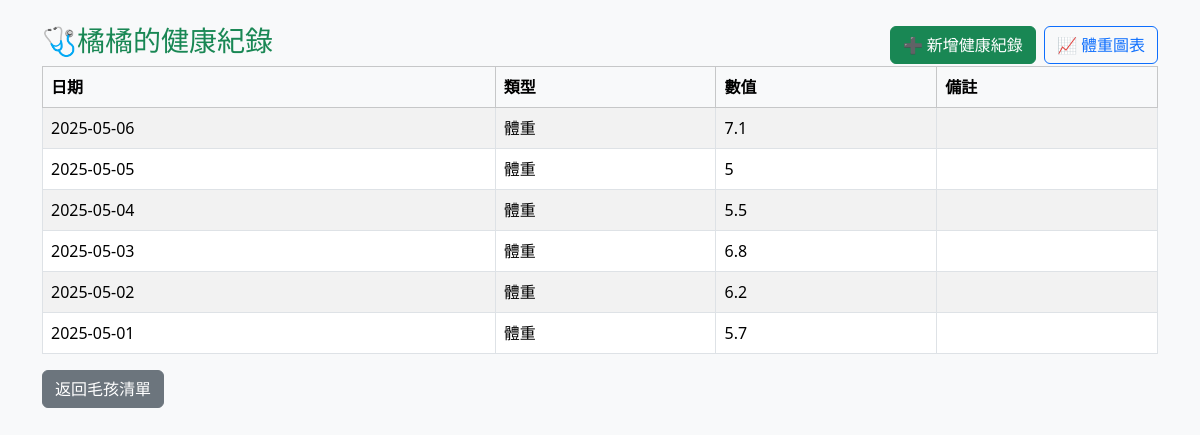
The app's page /health_list.php?pet_id=1 (signed in) with its own data.
### tables this page shows
CREATE TABLE `pets` (
  `id` int(11) NOT NULL,
  `user_id` int(11) DEFAULT NULL,
  `name` varchar(50) NOT NULL,
  `type` varchar(30) DEFAULT NULL,
  `gender` enum('公','母') DEFAULT NULL,
  `birth_date` date DEFAULT NULL,
  `photo_path` varchar(255) DEFAULT NULL,
  `created_at` datetime DEFAULT current_timestamp()
);

CREATE TABLE `health_logs` (
  `id` int(11) NOT NULL,
  `pet_id` int(11) DEFAULT NULL,
  `date` date DEFAULT NULL,
  `item_type` enum('疫苗','體重','看診') DEFAULT NULL,
  `notes` text DEFAULT NULL,
  `value` varchar(50) DEFAULT NULL,
  `created_at` datetime DEFAULT current_timestamp()
);

### health_list.php (the view, shortened to what this page needs)
<?php
include "pdo.php";
$pet_id = $_GET["pet_id"] ?? null;
$sql = "select * from pets where id =? and user_id =?";
$stmt = $conn->prepare($sql);
$stmt->execute([$pet_id, $_SESSION["user_id"]]);
$pet = $stmt->fetch();
$sql = "select * from health_logs where pet_id =? order by date desc";
$stmt = $conn->prepare($sql);
$stmt->execute([$pet_id]);
$logs = $stmt->fetchAll();
?>
<!DOCTYPE html>
<html lang="en">
<head>
    <link href="https://cdn.jsdelivr.net/npm/bootstrap@5.3.3/dist/css/bootstrap.min.css" rel="stylesheet">
</head>
<body class="bg-light">
    <div class="container mt-4">
        <div class="d-flex justify-content-between align-items-center mg-3">
            <h3 class="text-success">🩺<?= $pet['name'] ?>的健康紀錄</h3>
            <div class="d-flex gap-2">
                <a href='health_add.php?pet_id=<?= $pet['id'] ?>' class="btn btn-success">➕ 新增健康紀錄</a>
                <a href='health_chart.php?pet_id=<?= $pet['id'] ?>' class="btn btn-outline-primary">📈 體重圖表</a>
            </div>
        </div>
        <?php if (empty($logs)): ?>
            <div class="alert alert-info">目前沒有任何健康紀錄。</div>
        <?php else : ?>
            <table class="table table-bordered table-striped">
                <thead class="table-light">
                <tr>
                    <th>日期</th>
                    <th>類型</th>
                    <th>數值</th>
                    <th>備註</th>
                </tr>
            </thead>
            <tbody>
<?php foreach ($logs as $log): ?>
    <tr>
        <td><?= $log['date'] ?></td>
        <td><?= $log['item_type'] ?></td>
        <td><?= $log['value'] ?></td>
        <td><?= nl2br($log['notes']) ?></td>
    </tr>
<?php endforeach; ?>
            </tbody>
            </table>
            <?php endif; ?>
            <div class="mt-3">
                <a href="pets.php" class="btn btn-secondary">返回毛孩清單</a>
            </div>
    </div>
</body>
</html>

### records on screen
pets: name "橘橘"
health_logs: date "2025-05-06", item_type "體重", value "7.1"
health_logs: date "2025-05-05", item_type "體重", value "5"
health_logs: date "2025-05-04", item_type "體重", value "5.5"
health_logs: date "2025-05-03", item_type "體重", value "6.8"
health_logs: date "2025-05-02", item_type "體重", value "6.2"
health_logs: date "2025-05-01", item_type "體重", value "5.7"
